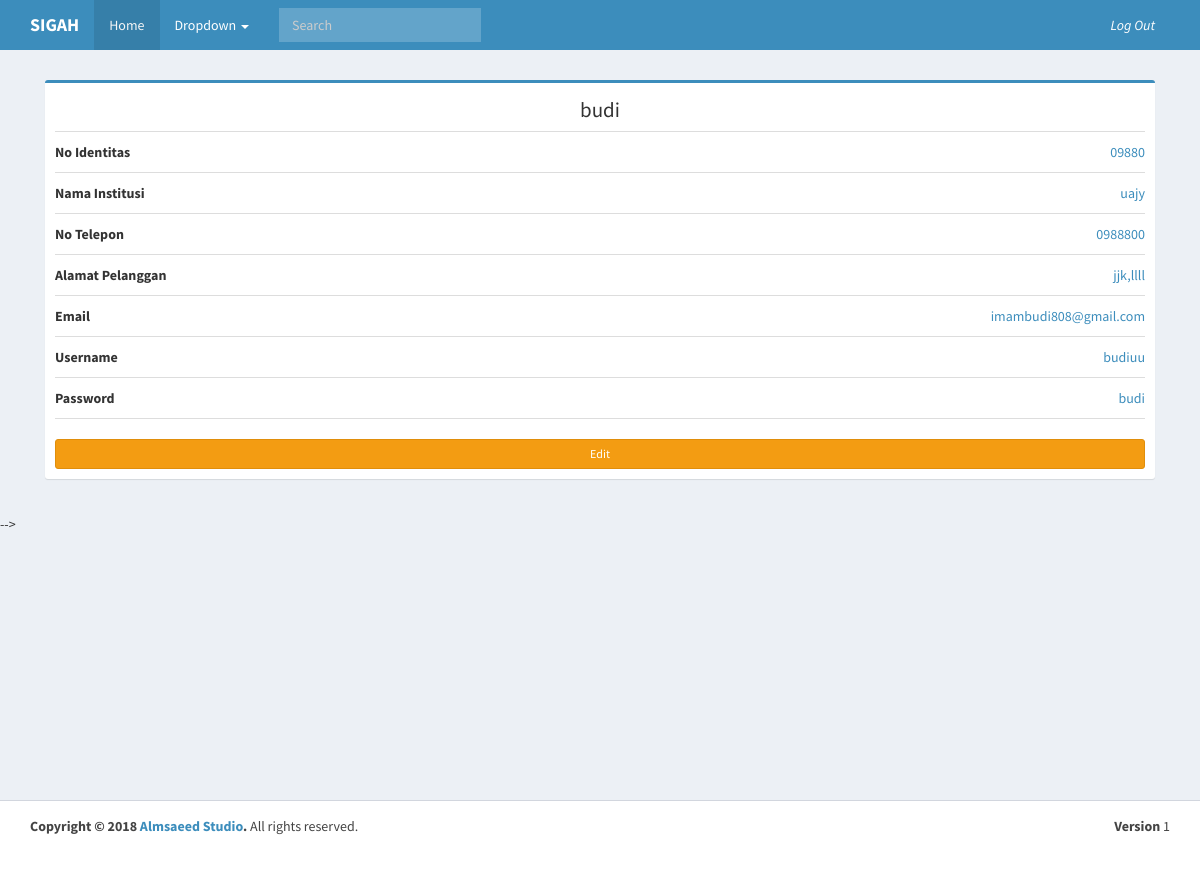
The app's page /8detaildatatamu.php (signed in) with its own data.
### tables this page shows
CREATE TABLE `pelanggan` (
  `ID_PELANGGAN` int(11) NOT NULL,
  `NAMA_PELANGGAN` varchar(50) DEFAULT NULL,
  `NO_IDENTITAS` varchar(20) DEFAULT NULL,
  `NAMA_INSTITUSI` varchar(30) DEFAULT NULL,
  `NO_TELEPON` varchar(12) DEFAULT NULL,
  `ALAMAT_PELANGGAN` varchar(200) DEFAULT NULL,
  `EMAIL_PELANGGAN` varchar(100) DEFAULT NULL,
  `STATUS_PELANGGAN` varchar(20) DEFAULT NULL,
  `USERNAME_PEL` varchar(20) DEFAULT NULL,
  `PASSWORD_PEL` varchar(20) DEFAULT NULL,
  `ID_DISPLAY_PICT` int(11) DEFAULT NULL,
  `TGL_RESERVASI_PERTAMA` date DEFAULT NULL
);

### 8detaildatatamu.php (the view, shortened to what this page needs)
<?php
$username=$_SESSION['USERNAME_PEL'];
include("connection.php");
$query="SELECT * FROM pelanggan WHERE USERNAME_PEL='$username' ORDER BY ID_PELANGGAN";
?>
<!DOCTYPE html>
<html>
<head>
  <link rel="stylesheet" href="asset/bower_components/bootstrap/dist/css/bootstrap.min.css">
  <link rel="stylesheet" href="asset/bower_components/font-awesome/css/font-awesome.min.css">
  <link rel="stylesheet" href="asset/bower_components/Ionicons/css/ionicons.min.css">
  <link rel="stylesheet" href="asset/dist/css/AdminLTE.min.css">
  <link rel="stylesheet" href="asset/dist/css/skins/_all-skins.min.css">
</head>
<body class="hold-transition skin-blue layout-top-nav">
<div class="wrapper">
  <header class="main-header">
    <nav class="navbar navbar-static-top">
      <div class="container">
        <div class="navbar-header">
          <a href="index.php" class="navbar-brand"><b>SIGAH</b></a>
        </div>
        <div class="collapse navbar-collapse pull-left" id="navbar-collapse">
          <ul class="nav navbar-nav">
            <li class="active"><a href="index.php">Home <span class="sr-only">(current)</span></a></li>
            <li class="dropdown">
              <a href="#" class="dropdown-toggle" data-toggle="dropdown">Dropdown <span class="caret"></span></a>
            </li>
          </ul>
          <form class="navbar-form navbar-left" role="search">
            <div class="form-group">
              <input type="text" class="form-control" id="navbar-search-input" placeholder="Search">
            </div>
          </form>
        </div>
        <div class="navbar-custom-menu">
          <ul class="nav navbar-nav">
          <li>
            <a href="logout.php"><i>Log Out</i></a>
          </li>
          </ul>
        </div>
      </div>
    </nav>
  </header>
  <div class="content-wrapper">
    <div class="container">
      <section class="content-header">
      </section>
      <section class="content">
          <?php
        $result=mysqli_query($link,$query);
        $data=mysqli_fetch_assoc($result);
        ?>
        <div class="box box-primary">
            <div class="box-body box-profile">
              <h3 class="profile-username text-center"><?php echo "$data[NAMA_PELANGGAN]"; ?></h3>
              <ul class="list-group list-group-unbordered">
                <li class="list-group-item">
                  <b>No Identitas</b> <a class="pull-right"><?php echo "$data[NO_IDENTITAS]"; ?></a>
                </li>
                <li class="list-group-item">
                  <b>Nama Institusi</b> <a class="pull-right">
                    <?php
                      echo "$data[NAMA_INSTITUSI]";
                  ?></a>
                </li>
                <li class="list-group-item">
                  <b>No Telepon</b> <a class="pull-right"><?php  echo "$data[NO_TELEPON]"; ?></a>
                </li>
                <li class="list-group-item">
                  <b>Alamat Pelanggan</b> <a class="pull-right"><?php echo "$data[ALAMAT_PELANGGAN]"; ?></a>
                </li>
                <li class="list-group-item">
                  <b>Email</b> <a class="pull-right" type="password"><?php echo "$data[EMAIL_PELANGGAN]"; ?></a>
                </li>
                <li class="list-group-item">
                  <b>Username</b> <a class="pull-right" type="password"><?php echo "$data[USERNAME_PEL]"; ?></a>
                </li>
                <li class="list-group-item">
                  <b>Password</b> <a class="pull-right" type="password"><?php echo "$data[PASSWORD_PEL]"; ?></a>
                </li>
              </ul>
              <form action="8editdatapribaditamu.php" method="post" >
                    <input type="submit" name="submit" value="Edit" class="btn btn-block btn-warning btn-sm">
                    </form>
            </div>
          </div>
        </div> -->
    </div>
  </div>
  <footer class="main-footer">
    <div class="container">
      <div class="pull-right hidden-xs">
        <b>Version</b> 1
      </div>
      <strong>Copyright &copy; 2018 <a href="https://adminlte.io">Almsaeed Studio</a>.</strong> All rights
      reserved.
    </div>
  </footer>
</body>
</html>

### records on screen
pelanggan: NAMA_PELANGGAN "budi", NO_IDENTITAS "09880", NAMA_INSTITUSI "uajy", NO_TELEPON "0988800", ALAMAT_PELANGGAN "jjk,llll", EMAIL_PELANGGAN "imambudi808@gmail.com", USERNAME_PEL "budiuu", PASSWORD_PEL "budi"
